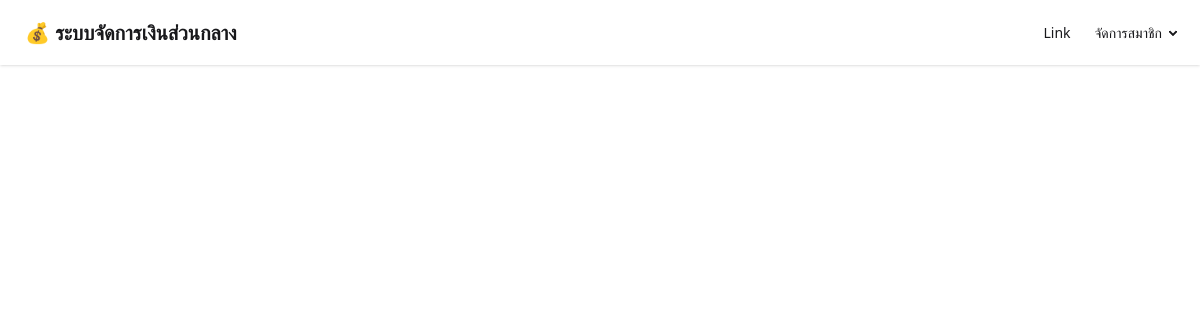
/VIEW/ADMIN (signed in), run on an earlier commit of the app's database.
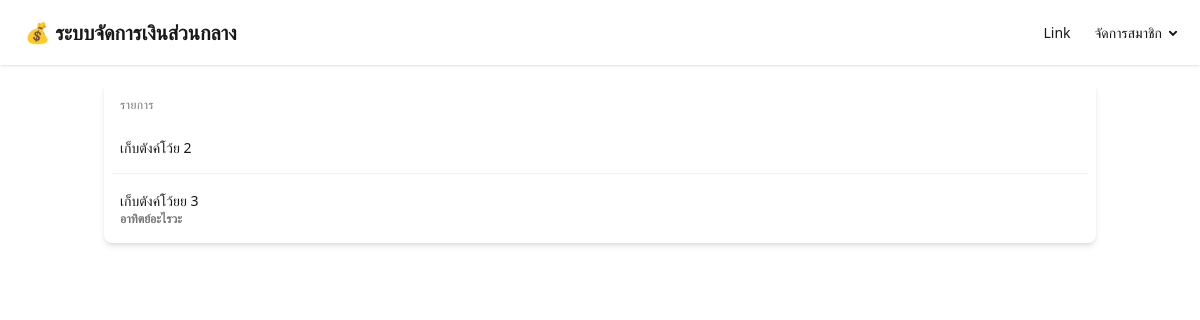
And on a later commit of the database.
### tables this page shows
CREATE TABLE `group_admin_event` (
  `id` int(11) NOT NULL,
  `id_group_admin` int(11) NOT NULL,
  `id_event` int(11) NOT NULL
);

CREATE TABLE `events` (
  `id` int(11) NOT NULL,
  `titel` varchar(100) NOT NULL,
  `details` text NOT NULL,
  `is_deleted` tinyint(1) NOT NULL
);

### API/functions.php (called while the page is built, shortened)
<?php
function select($conn,$sql)  {
    $query = "$sql";
    $stmt = $conn->prepare($query);
    $stmt->execute();
    return $stmt->fetchAll();
}
?>

### VIEW/ADMIN/index.php (the view, shortened to what this page needs)
<?php require_once "../../API/functions.php";
require_once '../TEMPLATES/user/head_user.php';
require_once '../TEMPLATES/user/nav_user.php';
include_once "../../db.php";
if(!$_SESSION['auth']['rule'] == 'admin') {header(base_url('index.php')); exit();}
?>
<?php
$admin_id = $_SESSION['auth']['id'];
$datas = select($conn,"SELECT * FROM `group_admin_event`AS g JOIN `events` AS e ON e.id = g.id_event WHERE id_group_admin = (SELECT id_group FROM group_admins WHERE id_admin = $admin_id LIMIT 1) AND e.is_deleted = 0;")
?>
<div class="container mx-auto px-4 mt-4">
    <ul class="list bg-base-100 rounded-box shadow-md">
  <li class="p-4 pb-2 text-xs opacity-60 tracking-wide">รายการ</li>
  <?php foreach($datas  as $row){?>
  <li class="list-row">
    <div>
      <div><?php echo $row['titel'];?></div>
      <div class="text-xs uppercase font-semibold opacity-60"><?php echo $row['details']; ?></div>
    </div>
  </li>
  <?php } ?>
</ul>
</div>

### VIEW/TEMPLATES/user/head_user.php (shortened to what this page needs)
<!DOCTYPE html>
<html lang="en" data-theme="cupcake">
<head>
    <link href="https://cdn.jsdelivr.net/npm/daisyui@5" rel="stylesheet" type="text/css" />
    <script src="https://cdn.jsdelivr.net/npm/@tailwindcss/browser@4"></script>
</head>

### VIEW/TEMPLATES/user/nav_user.php (shortened to what this page needs)
<body>
    <div class="navbar bg-base-100 shadow-sm">
        <div class="flex-1">
            <a class="btn btn-ghost text-xl">💰 ระบบจัดการเงินส่วนกลาง</a>
        </div>
        <div class="flex-none">
            <ul class="menu menu-horizontal px-1">
                <li><a>Link</a></li>
                    <li>
                        <details>
                            <summary>จัดการสมาชิก</summary>
                        </details>
                    </li>
            </ul>
        </div>
    </div>

What changed in the data, as far as the page shows it:
added group_admin_event: id_event.titel "เก็บตังค์โว้ย 2"
added group_admin_event: id_event.titel "เก็บตังค์โว้ยย 3", id_event.details "อาทิตย์อะไรวะ"
Also different on the page:
text now shown: "รายการ"
